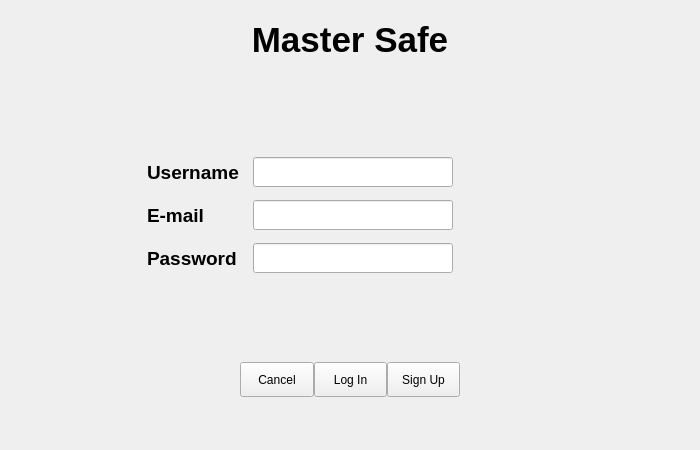
<?xml version="1.0" encoding="UTF-8"?>
<ui version="4.0">
 <class>Form</class>
 <widget class="QWidget" name="Form">
  <property name="geometry">
   <rect>
    <x>0</x>
    <y>0</y>
    <width>700</width>
    <height>450</height>
   </rect>
  </property>
  <property name="minimumSize">
   <size>
    <width>700</width>
    <height>450</height>
   </size>
  </property>
  <property name="maximumSize">
   <size>
    <width>700</width>
    <height>450</height>
   </size>
  </property>
  <property name="windowTitle">
   <string>Form</string>
  </property>
  <layout class="QVBoxLayout" name="verticalLayout">
   <property name="spacing">
    <number>0</number>
   </property>
   <property name="leftMargin">
    <number>0</number>
   </property>
   <property name="topMargin">
    <number>0</number>
   </property>
   <property name="rightMargin">
    <number>0</number>
   </property>
   <property name="bottomMargin">
    <number>0</number>
   </property>
   <item>
    <widget class="QFrame" name="frame">
     <property name="minimumSize">
      <size>
       <width>0</width>
       <height>80</height>
      </size>
     </property>
     <property name="maximumSize">
      <size>
       <width>16777215</width>
       <height>80</height>
      </size>
     </property>
     <property name="frameShape">
      <enum>QFrame::NoFrame</enum>
     </property>
     <property name="frameShadow">
      <enum>QFrame::Raised</enum>
     </property>
     <layout class="QHBoxLayout" name="horizontalLayout">
      <item>
       <widget class="QLabel" name="label">
        <property name="font">
         <font>
          <pointsize>26</pointsize>
          <bold>true</bold>
         </font>
        </property>
        <property name="text">
         <string>Master Safe</string>
        </property>
        <property name="alignment">
         <set>Qt::AlignCenter</set>
        </property>
       </widget>
      </item>
     </layout>
    </widget>
   </item>
   <item>
    <widget class="QFrame" name="frame_2">
     <property name="frameShape">
      <enum>QFrame::NoFrame</enum>
     </property>
     <property name="frameShadow">
      <enum>QFrame::Raised</enum>
     </property>
     <layout class="QGridLayout" name="gridLayout">
      <property name="leftMargin">
       <number>147</number>
      </property>
      <property name="topMargin">
       <number>70</number>
      </property>
      <property name="rightMargin">
       <number>250</number>
      </property>
      <property name="bottomMargin">
       <number>70</number>
      </property>
      <item row="1" column="0">
       <widget class="QLabel" name="l_mail">
        <property name="font">
         <font>
          <pointsize>14</pointsize>
          <bold>true</bold>
         </font>
        </property>
        <property name="text">
         <string>E-mail</string>
        </property>
       </widget>
      </item>
      <item row="0" column="2">
       <widget class="QLineEdit" name="le_username">
        <property name="minimumSize">
         <size>
          <width>200</width>
          <height>30</height>
         </size>
        </property>
        <property name="maximumSize">
         <size>
          <width>200</width>
          <height>30</height>
         </size>
        </property>
        <property name="sizeIncrement">
         <size>
          <width>0</width>
          <height>0</height>
         </size>
        </property>
       </widget>
      </item>
      <item row="0" column="0">
       <widget class="QLabel" name="l_username">
        <property name="minimumSize">
         <size>
          <width>100</width>
          <height>0</height>
         </size>
        </property>
        <property name="maximumSize">
         <size>
          <width>100</width>
          <height>16777215</height>
         </size>
        </property>
        <property name="font">
         <font>
          <pointsize>14</pointsize>
          <bold>true</bold>
         </font>
        </property>
        <property name="text">
         <string>Username</string>
        </property>
       </widget>
      </item>
      <item row="2" column="0">
       <widget class="QLabel" name="l_password">
        <property name="minimumSize">
         <size>
          <width>100</width>
          <height>0</height>
         </size>
        </property>
        <property name="maximumSize">
         <size>
          <width>100</width>
          <height>16777215</height>
         </size>
        </property>
        <property name="font">
         <font>
          <pointsize>14</pointsize>
          <bold>true</bold>
         </font>
        </property>
        <property name="text">
         <string>Password</string>
        </property>
       </widget>
      </item>
      <item row="1" column="2">
       <widget class="QLineEdit" name="le_mail">
        <property name="minimumSize">
         <size>
          <width>200</width>
          <height>30</height>
         </size>
        </property>
        <property name="maximumSize">
         <size>
          <width>200</width>
          <height>30</height>
         </size>
        </property>
       </widget>
      </item>
      <item row="2" column="2">
       <widget class="QLineEdit" name="le_password">
        <property name="minimumSize">
         <size>
          <width>200</width>
          <height>30</height>
         </size>
        </property>
        <property name="maximumSize">
         <size>
          <width>200</width>
          <height>30</height>
         </size>
        </property>
        <property name="sizeIncrement">
         <size>
          <width>0</width>
          <height>0</height>
         </size>
        </property>
       </widget>
      </item>
     </layout>
    </widget>
   </item>
   <item>
    <widget class="QFrame" name="frame_3">
     <property name="minimumSize">
      <size>
       <width>0</width>
       <height>100</height>
      </size>
     </property>
     <property name="maximumSize">
      <size>
       <width>16777215</width>
       <height>100</height>
      </size>
     </property>
     <property name="frameShape">
      <enum>QFrame::NoFrame</enum>
     </property>
     <property name="frameShadow">
      <enum>QFrame::Raised</enum>
     </property>
     <layout class="QHBoxLayout" name="horizontalLayout_2">
      <property name="spacing">
       <number>0</number>
      </property>
      <property name="leftMargin">
       <number>240</number>
      </property>
      <property name="rightMargin">
       <number>240</number>
      </property>
      <property name="bottomMargin">
       <number>50</number>
      </property>
      <item>
       <widget class="QPushButton" name="bt_cancel">
        <property name="maximumSize">
         <size>
          <width>100</width>
          <height>35</height>
         </size>
        </property>
        <property name="text">
         <string>Cancel</string>
        </property>
       </widget>
      </item>
      <item>
       <widget class="QPushButton" name="bt_login">
        <property name="maximumSize">
         <size>
          <width>100</width>
          <height>35</height>
         </size>
        </property>
        <property name="text">
         <string>Log In</string>
        </property>
       </widget>
      </item>
      <item>
       <widget class="QPushButton" name="bt_signup">
        <property name="maximumSize">
         <size>
          <width>100</width>
          <height>35</height>
         </size>
        </property>
        <property name="text">
         <string>Sign Up</string>
        </property>
       </widget>
      </item>
     </layout>
    </widget>
   </item>
  </layout>
 </widget>
 <resources/>
 <connections/>
</ui>
